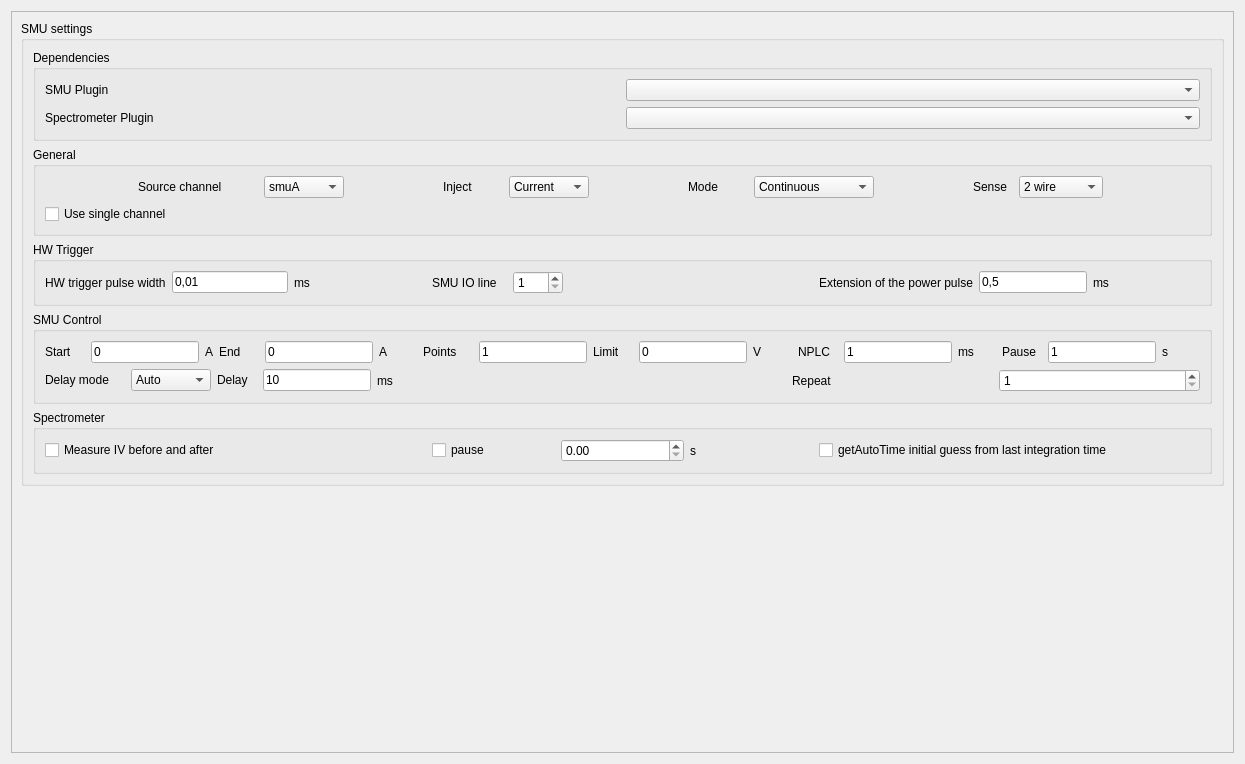
<?xml version="1.0" encoding="UTF-8"?>
<ui version="4.0">
 <class>Form</class>
 <widget class="QWidget" name="Form">
  <property name="geometry">
   <rect>
    <x>0</x>
    <y>0</y>
    <width>1245</width>
    <height>764</height>
   </rect>
  </property>
  <property name="sizePolicy">
   <sizepolicy hsizetype="Expanding" vsizetype="Expanding">
    <horstretch>0</horstretch>
    <verstretch>0</verstretch>
   </sizepolicy>
  </property>
  <property name="windowTitle">
   <string>SpecSMU_settings</string>
  </property>
  <layout class="QVBoxLayout" name="verticalLayout_3">
   <item>
    <widget class="QScrollArea" name="scrollArea">
     <property name="widgetResizable">
      <bool>true</bool>
     </property>
     <widget class="QWidget" name="scrollAreaWidgetContents">
      <property name="geometry">
       <rect>
        <x>0</x>
        <y>0</y>
        <width>1225</width>
        <height>744</height>
       </rect>
      </property>
      <layout class="QVBoxLayout" name="verticalLayout_4">
       <item>
        <widget class="QGroupBox" name="groupBox_general">
         <property name="title">
          <string>SMU settings</string>
         </property>
         <layout class="QVBoxLayout" name="verticalLayout">
          <item>
           <widget class="QGroupBox" name="groupBox_dependency">
            <property name="title">
             <string>Dependencies</string>
            </property>
            <layout class="QGridLayout" name="gridLayout_2">
             <item row="0" column="1">
              <widget class="QComboBox" name="smuBox"/>
             </item>
             <item row="0" column="0">
              <widget class="QLabel" name="label">
               <property name="text">
                <string>SMU Plugin</string>
               </property>
              </widget>
             </item>
             <item row="1" column="0">
              <widget class="QLabel" name="label_2">
               <property name="text">
                <string>Spectrometer Plugin</string>
               </property>
              </widget>
             </item>
             <item row="1" column="1">
              <widget class="QComboBox" name="spectrometerBox"/>
             </item>
            </layout>
           </widget>
          </item>
          <item>
           <widget class="QGroupBox" name="groupBox_general_2">
            <property name="minimumSize">
             <size>
              <width>0</width>
              <height>0</height>
             </size>
            </property>
            <property name="maximumSize">
             <size>
              <width>16777215</width>
              <height>16777215</height>
             </size>
            </property>
            <property name="title">
             <string>General</string>
            </property>
            <layout class="QVBoxLayout" name="verticalLayout_2">
             <item>
              <layout class="QHBoxLayout" name="HBoxLayout_general" stretch="10,10,10,10">
               <item>
                <layout class="QHBoxLayout" name="HBoxLayout_channel">
                 <item>
                  <widget class="QLabel" name="label_Channel">
                   <property name="sizePolicy">
                    <sizepolicy hsizetype="Fixed" vsizetype="Fixed">
                     <horstretch>0</horstretch>
                     <verstretch>0</verstretch>
                    </sizepolicy>
                   </property>
                   <property name="minimumSize">
                    <size>
                     <width>120</width>
                     <height>0</height>
                    </size>
                   </property>
                   <property name="text">
                    <string>Source channel</string>
                   </property>
                  </widget>
                 </item>
                 <item>
                  <widget class="QComboBox" name="comboBox_channel">
                   <property name="sizePolicy">
                    <sizepolicy hsizetype="Fixed" vsizetype="Fixed">
                     <horstretch>0</horstretch>
                     <verstretch>0</verstretch>
                    </sizepolicy>
                   </property>
                   <property name="minimumSize">
                    <size>
                     <width>80</width>
                     <height>0</height>
                    </size>
                   </property>
                   <property name="currentIndex">
                    <number>0</number>
                   </property>
                   <item>
                    <property name="text">
                     <string>smuA</string>
                    </property>
                   </item>
                   <item>
                    <property name="text">
                     <string>smuB</string>
                    </property>
                   </item>
                  </widget>
                 </item>
                </layout>
               </item>
               <item>
                <layout class="QHBoxLayout" name="HBoxLayout_inject" stretch="0,0">
                 <item>
                  <widget class="QLabel" name="label_inject">
                   <property name="sizePolicy">
                    <sizepolicy hsizetype="Fixed" vsizetype="Fixed">
                     <horstretch>0</horstretch>
                     <verstretch>0</verstretch>
                    </sizepolicy>
                   </property>
                   <property name="minimumSize">
                    <size>
                     <width>60</width>
                     <height>0</height>
                    </size>
                   </property>
                   <property name="text">
                    <string>Inject</string>
                   </property>
                  </widget>
                 </item>
                 <item>
                  <widget class="QComboBox" name="comboBox_inject">
                   <property name="sizePolicy">
                    <sizepolicy hsizetype="Fixed" vsizetype="Fixed">
                     <horstretch>0</horstretch>
                     <verstretch>0</verstretch>
                    </sizepolicy>
                   </property>
                   <property name="minimumSize">
                    <size>
                     <width>80</width>
                     <height>0</height>
                    </size>
                   </property>
                   <property name="currentIndex">
                    <number>0</number>
                   </property>
                   <item>
                    <property name="text">
                     <string>Current</string>
                    </property>
                   </item>
                   <item>
                    <property name="text">
                     <string>Voltage</string>
                    </property>
                   </item>
                  </widget>
                 </item>
                </layout>
               </item>
               <item>
                <layout class="QHBoxLayout" name="HBoxLayout_mode">
                 <item>
                  <widget class="QLabel" name="label_mode">
                   <property name="sizePolicy">
                    <sizepolicy hsizetype="Fixed" vsizetype="Fixed">
                     <horstretch>0</horstretch>
                     <verstretch>0</verstretch>
                    </sizepolicy>
                   </property>
                   <property name="minimumSize">
                    <size>
                     <width>60</width>
                     <height>0</height>
                    </size>
                   </property>
                   <property name="text">
                    <string>Mode</string>
                   </property>
                  </widget>
                 </item>
                 <item>
                  <widget class="QComboBox" name="comboBox_mode">
                   <property name="sizePolicy">
                    <sizepolicy hsizetype="Fixed" vsizetype="Fixed">
                     <horstretch>0</horstretch>
                     <verstretch>0</verstretch>
                    </sizepolicy>
                   </property>
                   <property name="minimumSize">
                    <size>
                     <width>120</width>
                     <height>0</height>
                    </size>
                   </property>
                   <property name="currentIndex">
                    <number>0</number>
                   </property>
                   <item>
                    <property name="text">
                     <string>Continuous</string>
                    </property>
                   </item>
                   <item>
                    <property name="text">
                     <string>Pulsed</string>
                    </property>
                   </item>
                   <item>
                    <property name="text">
                     <string>HW pulse</string>
                    </property>
                   </item>
                  </widget>
                 </item>
                </layout>
               </item>
               <item>
                <layout class="QHBoxLayout" name="HBoxLayout_sourceSenseMode" stretch="0,0">
                 <item>
                  <widget class="QLabel" name="label_sourceSenseMode">
                   <property name="sizePolicy">
                    <sizepolicy hsizetype="Fixed" vsizetype="Fixed">
                     <horstretch>0</horstretch>
                     <verstretch>0</verstretch>
                    </sizepolicy>
                   </property>
                   <property name="minimumSize">
                    <size>
                     <width>40</width>
                     <height>0</height>
                    </size>
                   </property>
                   <property name="text">
                    <string>Sense</string>
                   </property>
                  </widget>
                 </item>
                 <item>
                  <widget class="QComboBox" name="comboBox_sourceSenseMode">
                   <property name="sizePolicy">
                    <sizepolicy hsizetype="Fixed" vsizetype="Fixed">
                     <horstretch>0</horstretch>
                     <verstretch>0</verstretch>
                    </sizepolicy>
                   </property>
                   <property name="minimumSize">
                    <size>
                     <width>80</width>
                     <height>0</height>
                    </size>
                   </property>
                   <property name="currentIndex">
                    <number>0</number>
                   </property>
                   <item>
                    <property name="text">
                     <string>2 wire</string>
                    </property>
                   </item>
                   <item>
                    <property name="text">
                     <string>4 wire</string>
                    </property>
                   </item>
                   <item>
                    <property name="text">
                     <string>2 &amp; 4 wire</string>
                    </property>
                   </item>
                  </widget>
                 </item>
                </layout>
               </item>
              </layout>
             </item>
             <item>
              <layout class="QHBoxLayout" name="HBoxLayout_singleChannel">
               <item>
                <widget class="QCheckBox" name="checkBox_singleChannel">
                 <property name="text">
                  <string>Use single channel</string>
                 </property>
                </widget>
               </item>
              </layout>
             </item>
            </layout>
           </widget>
          </item>
          <item>
           <widget class="QGroupBox" name="groupBox_HWtrigger">
            <property name="enabled">
             <bool>true</bool>
            </property>
            <property name="title">
             <string>HW Trigger</string>
            </property>
            <layout class="QVBoxLayout" name="verticalLayout_6">
             <item>
              <layout class="QHBoxLayout" name="HLayoutBox_HWtrigger" stretch="2,2,2">
               <item>
                <layout class="QHBoxLayout" name="HLyoutBox_HWtrig_pulse">
                 <property name="sizeConstraint">
                  <enum>QLayout::SetDefaultConstraint</enum>
                 </property>
                 <property name="leftMargin">
                  <number>0</number>
                 </property>
                 <item>
                  <widget class="QLabel" name="label_HWtrig_pulse">
                   <property name="text">
                    <string>HW trigger pulse width</string>
                   </property>
                  </widget>
                 </item>
                 <item>
                  <widget class="QLineEdit" name="lineEdit_HWtrig_pulse">
                   <property name="text">
                    <string>0,01</string>
                   </property>
                  </widget>
                 </item>
                 <item>
                  <widget class="QLabel" name="label_HWtrig_pulse_units">
                   <property name="text">
                    <string>ms</string>
                   </property>
                  </widget>
                 </item>
                 <item>
                  <spacer name="horizontalSpacer">
                   <property name="orientation">
                    <enum>Qt::Horizontal</enum>
                   </property>
                   <property name="sizeHint" stdset="0">
                    <size>
                     <width>40</width>
                     <height>20</height>
                    </size>
                   </property>
                  </spacer>
                 </item>
                </layout>
               </item>
               <item>
                <layout class="QHBoxLayout" name="HLayoutBox_digio" stretch="0,0,0">
                 <property name="leftMargin">
                  <number>0</number>
                 </property>
                 <item>
                  <widget class="QLabel" name="label_digio">
                   <property name="minimumSize">
                    <size>
                     <width>75</width>
                     <height>0</height>
                    </size>
                   </property>
                   <property name="text">
                    <string>SMU IO line</string>
                   </property>
                  </widget>
                 </item>
                 <item>
                  <widget class="QSpinBox" name="spinBox_digio">
                   <property name="minimumSize">
                    <size>
                     <width>50</width>
                     <height>0</height>
                    </size>
                   </property>
                   <property name="minimum">
                    <number>1</number>
                   </property>
                   <property name="maximum">
                    <number>8</number>
                   </property>
                  </widget>
                 </item>
                 <item>
                  <spacer name="horizontalSpacer_2">
                   <property name="orientation">
                    <enum>Qt::Horizontal</enum>
                   </property>
                   <property name="sizeHint" stdset="0">
                    <size>
                     <width>40</width>
                     <height>20</height>
                    </size>
                   </property>
                  </spacer>
                 </item>
                </layout>
               </item>
               <item>
                <layout class="QHBoxLayout" name="HLayoutBox_powerPulse">
                 <property name="leftMargin">
                  <number>0</number>
                 </property>
                 <item>
                  <widget class="QLabel" name="label_powerPulse">
                   <property name="text">
                    <string>Extension of the power pulse</string>
                   </property>
                  </widget>
                 </item>
                 <item>
                  <widget class="QLineEdit" name="lineEdit_powerPulse">
                   <property name="text">
                    <string>0,5</string>
                   </property>
                  </widget>
                 </item>
                 <item>
                  <widget class="QLabel" name="label_powerPulse_unit">
                   <property name="text">
                    <string>ms</string>
                   </property>
                  </widget>
                 </item>
                 <item>
                  <spacer name="horizontalSpacer_3">
                   <property name="orientation">
                    <enum>Qt::Horizontal</enum>
                   </property>
                   <property name="sizeHint" stdset="0">
                    <size>
                     <width>40</width>
                     <height>20</height>
                    </size>
                   </property>
                  </spacer>
                 </item>
                </layout>
               </item>
              </layout>
             </item>
            </layout>
           </widget>
          </item>
          <item>
           <widget class="QGroupBox" name="groupBox_control">
            <property name="enabled">
             <bool>true</bool>
            </property>
            <property name="minimumSize">
             <size>
              <width>0</width>
              <height>0</height>
             </size>
            </property>
            <property name="title">
             <string>SMU Control</string>
            </property>
            <layout class="QVBoxLayout" name="verticalLayout_5">
             <item>
              <layout class="QHBoxLayout" name="HBoxLayout_pulsedLine1" stretch="0,10,10,10,10,10">
               <item>
                <layout class="QHBoxLayout" name="HBoxLayout_pulsedStart" stretch="0,0,0">
                 <item>
                  <widget class="QLabel" name="label_Start">
                   <property name="sizePolicy">
                    <sizepolicy hsizetype="Fixed" vsizetype="Fixed">
                     <horstretch>0</horstretch>
                     <verstretch>0</verstretch>
                    </sizepolicy>
                   </property>
                   <property name="minimumSize">
                    <size>
                     <width>40</width>
                     <height>0</height>
                    </size>
                   </property>
                   <property name="text">
                    <string>Start</string>
                   </property>
                  </widget>
                 </item>
                 <item>
                  <widget class="QLineEdit" name="lineEdit_Start">
                   <property name="sizePolicy">
                    <sizepolicy hsizetype="Fixed" vsizetype="Fixed">
                     <horstretch>0</horstretch>
                     <verstretch>0</verstretch>
                    </sizepolicy>
                   </property>
                   <property name="minimumSize">
                    <size>
                     <width>20</width>
                     <height>0</height>
                    </size>
                   </property>
                   <property name="text">
                    <string>0</string>
                   </property>
                  </widget>
                 </item>
                 <item>
                  <widget class="QLabel" name="label_StartUnits">
                   <property name="text">
                    <string>A</string>
                   </property>
                  </widget>
                 </item>
                </layout>
               </item>
               <item>
                <layout class="QHBoxLayout" name="HBoxLayout_pulsedEnd" stretch="0,0,0">
                 <item>
                  <widget class="QLabel" name="label_End">
                   <property name="sizePolicy">
                    <sizepolicy hsizetype="Fixed" vsizetype="Fixed">
                     <horstretch>0</horstretch>
                     <verstretch>0</verstretch>
                    </sizepolicy>
                   </property>
                   <property name="minimumSize">
                    <size>
                     <width>40</width>
                     <height>0</height>
                    </size>
                   </property>
                   <property name="text">
                    <string>End</string>
                   </property>
                  </widget>
                 </item>
                 <item>
                  <widget class="QLineEdit" name="lineEdit_End">
                   <property name="sizePolicy">
                    <sizepolicy hsizetype="Fixed" vsizetype="Fixed">
                     <horstretch>0</horstretch>
                     <verstretch>0</verstretch>
                    </sizepolicy>
                   </property>
                   <property name="minimumSize">
                    <size>
                     <width>20</width>
                     <height>0</height>
                    </size>
                   </property>
                   <property name="text">
                    <string>0</string>
                   </property>
                  </widget>
                 </item>
                 <item>
                  <widget class="QLabel" name="label_EndUnits">
                   <property name="text">
                    <string>A</string>
                   </property>
                  </widget>
                 </item>
                </layout>
               </item>
               <item>
                <layout class="QHBoxLayout" name="HBoxLayout_pulsedPoints" stretch="0,0">
                 <item>
                  <widget class="QLabel" name="label_Points">
                   <property name="sizePolicy">
                    <sizepolicy hsizetype="Fixed" vsizetype="Fixed">
                     <horstretch>0</horstretch>
                     <verstretch>0</verstretch>
                    </sizepolicy>
                   </property>
                   <property name="minimumSize">
                    <size>
                     <width>50</width>
                     <height>0</height>
                    </size>
                   </property>
                   <property name="text">
                    <string>Points</string>
                   </property>
                  </widget>
                 </item>
                 <item>
                  <widget class="QLineEdit" name="lineEdit_Points">
                   <property name="sizePolicy">
                    <sizepolicy hsizetype="Fixed" vsizetype="Fixed">
                     <horstretch>0</horstretch>
                     <verstretch>0</verstretch>
                    </sizepolicy>
                   </property>
                   <property name="minimumSize">
                    <size>
                     <width>20</width>
                     <height>0</height>
                    </size>
                   </property>
                   <property name="text">
                    <string>1</string>
                   </property>
                  </widget>
                 </item>
                </layout>
               </item>
               <item>
                <layout class="QHBoxLayout" name="HBoxLayout_pulsedLimit" stretch="0,0,0">
                 <item>
                  <widget class="QLabel" name="label_Limit">
                   <property name="sizePolicy">
                    <sizepolicy hsizetype="Fixed" vsizetype="Fixed">
                     <horstretch>0</horstretch>
                     <verstretch>0</verstretch>
                    </sizepolicy>
                   </property>
                   <property name="minimumSize">
                    <size>
                     <width>40</width>
                     <height>0</height>
                    </size>
                   </property>
                   <property name="text">
                    <string>Limit</string>
                   </property>
                  </widget>
                 </item>
                 <item>
                  <widget class="QLineEdit" name="lineEdit_Limit">
                   <property name="sizePolicy">
                    <sizepolicy hsizetype="Fixed" vsizetype="Fixed">
                     <horstretch>0</horstretch>
                     <verstretch>0</verstretch>
                    </sizepolicy>
                   </property>
                   <property name="minimumSize">
                    <size>
                     <width>20</width>
                     <height>0</height>
                    </size>
                   </property>
                   <property name="text">
                    <string>0</string>
                   </property>
                  </widget>
                 </item>
                 <item>
                  <widget class="QLabel" name="label_LimitUnits">
                   <property name="text">
                    <string>V</string>
                   </property>
                  </widget>
                 </item>
                </layout>
               </item>
               <item>
                <layout class="QHBoxLayout" name="HBoxLayout_pulsedNPLC" stretch="0,0,0">
                 <item>
                  <widget class="QLabel" name="label_NPLC">
                   <property name="sizePolicy">
                    <sizepolicy hsizetype="Fixed" vsizetype="Fixed">
                     <horstretch>0</horstretch>
                     <verstretch>0</verstretch>
                    </sizepolicy>
                   </property>
                   <property name="minimumSize">
                    <size>
                     <width>40</width>
                     <height>0</height>
                    </size>
                   </property>
                   <property name="text">
                    <string>NPLC</string>
                   </property>
                  </widget>
                 </item>
                 <item>
                  <widget class="QLineEdit" name="lineEdit_NPLC">
                   <property name="sizePolicy">
                    <sizepolicy hsizetype="Fixed" vsizetype="Fixed">
                     <horstretch>0</horstretch>
                     <verstretch>0</verstretch>
                    </sizepolicy>
                   </property>
                   <property name="minimumSize">
                    <size>
                     <width>20</width>
                     <height>0</height>
                    </size>
                   </property>
                   <property name="baseSize">
                    <size>
                     <width>0</width>
                     <height>0</height>
                    </size>
                   </property>
                   <property name="text">
                    <string>1</string>
                   </property>
                  </widget>
                 </item>
                 <item>
                  <widget class="QLabel" name="label_NPLCUnits">
                   <property name="text">
                    <string>ms</string>
                   </property>
                  </widget>
                 </item>
                </layout>
               </item>
               <item>
                <layout class="QHBoxLayout" name="HBoxLayout_pulsedPause" stretch="0,0,0">
                 <item>
                  <widget class="QLabel" name="label_pulsedPause_2">
                   <property name="sizePolicy">
                    <sizepolicy hsizetype="Fixed" vsizetype="Fixed">
                     <horstretch>0</horstretch>
                     <verstretch>0</verstretch>
                    </sizepolicy>
                   </property>
                   <property name="minimumSize">
                    <size>
                     <width>40</width>
                     <height>0</height>
                    </size>
                   </property>
                   <property name="text">
                    <string>Pause</string>
                   </property>
                  </widget>
                 </item>
                 <item>
                  <widget class="QLineEdit" name="lineEdit_Pause">
                   <property name="sizePolicy">
                    <sizepolicy hsizetype="Fixed" vsizetype="Fixed">
                     <horstretch>0</horstretch>
                     <verstretch>0</verstretch>
                    </sizepolicy>
                   </property>
                   <property name="minimumSize">
                    <size>
                     <width>20</width>
                     <height>0</height>
                    </size>
                   </property>
                   <property name="baseSize">
                    <size>
                     <width>0</width>
                     <height>0</height>
                    </size>
                   </property>
                   <property name="text">
                    <string>1</string>
                   </property>
                  </widget>
                 </item>
                 <item>
                  <widget class="QLabel" name="label_pulsedPause">
                   <property name="text">
                    <string>s</string>
                   </property>
                  </widget>
                 </item>
                </layout>
               </item>
              </layout>
             </item>
             <item>
              <layout class="QHBoxLayout" name="HBoxLayout_pulsedLine2" stretch="10,10">
               <item>
                <layout class="QHBoxLayout" name="HBoxLayout_pulsedDelayMode">
                 <item>
                  <widget class="QLabel" name="label_pulsedDelayMode">
                   <property name="sizePolicy">
                    <sizepolicy hsizetype="Fixed" vsizetype="Fixed">
                     <horstretch>0</horstretch>
                     <verstretch>0</verstretch>
                    </sizepolicy>
                   </property>
                   <property name="minimumSize">
                    <size>
                     <width>80</width>
                     <height>0</height>
                    </size>
                   </property>
                   <property name="text">
                    <string>Delay mode</string>
                   </property>
                  </widget>
                 </item>
                 <item>
                  <widget class="QComboBox" name="comboBox_DelayMode">
                   <property name="sizePolicy">
                    <sizepolicy hsizetype="Fixed" vsizetype="Fixed">
                     <horstretch>0</horstretch>
                     <verstretch>0</verstretch>
                    </sizepolicy>
                   </property>
                   <property name="minimumSize">
                    <size>
                     <width>80</width>
                     <height>0</height>
                    </size>
                   </property>
                   <property name="currentIndex">
                    <number>0</number>
                   </property>
                   <item>
                    <property name="text">
                     <string>Auto</string>
                    </property>
                   </item>
                   <item>
                    <property name="text">
                     <string>Manual</string>
                    </property>
                   </item>
                  </widget>
                 </item>
                </layout>
               </item>
               <item>
                <layout class="QHBoxLayout" name="HBoxLayout_pulsedDelay" stretch="0,0,0,0">
                 <item>
                  <widget class="QLabel" name="label_Delay">
                   <property name="sizePolicy">
                    <sizepolicy hsizetype="Fixed" vsizetype="Fixed">
                     <horstretch>0</horstretch>
                     <verstretch>0</verstretch>
                    </sizepolicy>
                   </property>
                   <property name="minimumSize">
                    <size>
                     <width>40</width>
                     <height>0</height>
                    </size>
                   </property>
                   <property name="text">
                    <string>Delay</string>
                   </property>
                  </widget>
                 </item>
                 <item>
                  <widget class="QLineEdit" name="lineEdit_Delay">
                   <property name="sizePolicy">
                    <sizepolicy hsizetype="Fixed" vsizetype="Fixed">
                     <horstretch>0</horstretch>
                     <verstretch>0</verstretch>
                    </sizepolicy>
                   </property>
                   <property name="minimumSize">
                    <size>
                     <width>20</width>
                     <height>0</height>
                    </size>
                   </property>
                   <property name="text">
                    <string>10</string>
                   </property>
                  </widget>
                 </item>
                 <item>
                  <widget class="QLabel" name="label_DelayUnits">
                   <property name="text">
                    <string>ms</string>
                   </property>
                  </widget>
                 </item>
                 <item>
                  <layout class="QHBoxLayout" name="horizontalLayout_3">
                   <item>
                    <widget class="QLabel" name="label_3">
                     <property name="text">
                      <string>Repeat</string>
                     </property>
                    </widget>
                   </item>
                   <item>
                    <widget class="QSpinBox" name="repeat_spinbox">
                     <property name="minimum">
                      <number>1</number>
                     </property>
                    </widget>
                   </item>
                  </layout>
                 </item>
                </layout>
               </item>
              </layout>
             </item>
            </layout>
           </widget>
          </item>
          <item>
           <widget class="QGroupBox" name="groupBox">
            <property name="title">
             <string>Spectrometer</string>
            </property>
            <layout class="QHBoxLayout" name="horizontalLayout_2">
             <item>
              <widget class="QCheckBox" name="spectroCheckAfter">
               <property name="text">
                <string>Measure IV before and after</string>
               </property>
              </widget>
             </item>
             <item>
              <layout class="QHBoxLayout" name="horizontalLayout">
               <item>
                <widget class="QCheckBox" name="spectroPause">
                 <property name="text">
                  <string>pause</string>
                 </property>
                </widget>
               </item>
               <item>
                <widget class="QDoubleSpinBox" name="spectroPauseSpinBox">
                 <property name="maximum">
                  <double>60.000000000000000</double>
                 </property>
                 <property name="singleStep">
                  <double>0.500000000000000</double>
                 </property>
                </widget>
               </item>
               <item>
                <widget class="QLabel" name="label_spectrometerPause_unit">
                 <property name="text">
                  <string>s</string>
                 </property>
                </widget>
               </item>
              </layout>
             </item>
             <item>
              <widget class="QCheckBox" name="spectroUseLastInteg">
               <property name="text">
                <string>getAutoTime initial guess from last integration time</string>
               </property>
              </widget>
             </item>
            </layout>
           </widget>
          </item>
         </layout>
        </widget>
       </item>
       <item>
        <spacer name="verticalSpacer">
         <property name="orientation">
          <enum>Qt::Vertical</enum>
         </property>
         <property name="sizeHint" stdset="0">
          <size>
           <width>20</width>
           <height>40</height>
          </size>
         </property>
        </spacer>
       </item>
      </layout>
     </widget>
    </widget>
   </item>
  </layout>
 </widget>
 <resources/>
 <connections/>
</ui>
